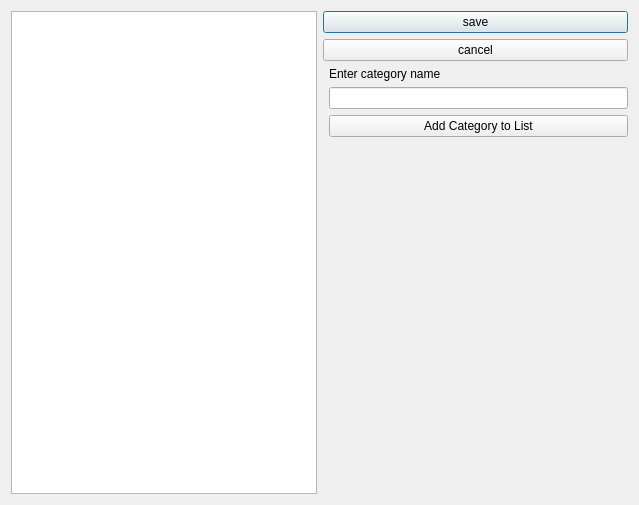
<?xml version="1.0" encoding="UTF-8"?>
<ui version="4.0">
 <class>Dialog</class>
 <widget class="QDialog" name="Dialog">
  <property name="geometry">
   <rect>
    <x>0</x>
    <y>0</y>
    <width>639</width>
    <height>505</height>
   </rect>
  </property>
  <property name="windowTitle">
   <string>Dialog</string>
  </property>
  <layout class="QGridLayout" name="gridLayout">
   <item row="0" column="1">
    <layout class="QVBoxLayout" name="verticalLayout">
     <item>
      <widget class="QPushButton" name="pushButton">
       <property name="text">
        <string>save</string>
       </property>
      </widget>
     </item>
     <item>
      <widget class="QPushButton" name="pushButton_2">
       <property name="text">
        <string>cancel</string>
       </property>
      </widget>
     </item>
    </layout>
   </item>
   <item row="1" column="1">
    <layout class="QFormLayout" name="formLayout">
     <item row="1" column="1">
      <widget class="QLineEdit" name="lineEdit"/>
     </item>
     <item row="2" column="1">
      <widget class="QPushButton" name="pushButton_3">
       <property name="cursor">
        <cursorShape>PointingHandCursor</cursorShape>
       </property>
       <property name="text">
        <string>Add Category to List</string>
       </property>
      </widget>
     </item>
     <item row="0" column="1">
      <widget class="QLabel" name="label">
       <property name="sizePolicy">
        <sizepolicy hsizetype="Fixed" vsizetype="Fixed">
         <horstretch>0</horstretch>
         <verstretch>0</verstretch>
        </sizepolicy>
       </property>
       <property name="text">
        <string>Enter category name</string>
       </property>
       <property name="wordWrap">
        <bool>false</bool>
       </property>
       <property name="margin">
        <number>6</number>
       </property>
      </widget>
     </item>
    </layout>
   </item>
   <item row="0" column="0" rowspan="2">
    <widget class="QListView" name="listView"/>
   </item>
  </layout>
 </widget>
 <resources/>
 <connections/>
</ui>
